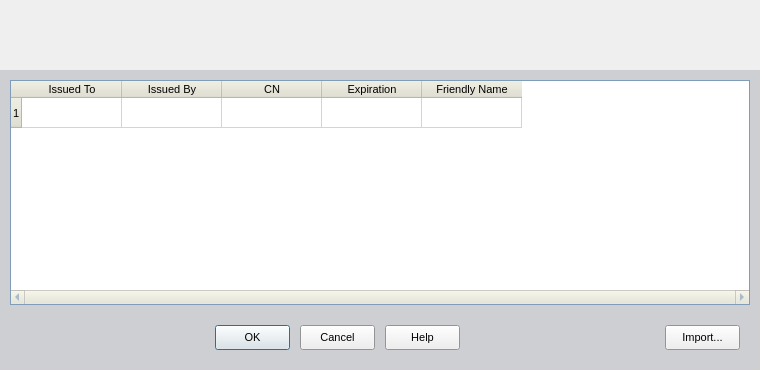
<ui version="4.0" >
 <class>trustedRootCertsDlg</class>
 <widget class="QDialog" name="trustedRootCertsDlg" >
  <property name="geometry" >
   <rect>
    <x>0</x>
    <y>0</y>
    <width>760</width>
    <height>370</height>
   </rect>
  </property>
  <property name="minimumSize" >
   <size>
    <width>760</width>
    <height>370</height>
   </size>
  </property>
  <property name="maximumSize" >
   <size>
    <width>760</width>
    <height>2048</height>
   </size>
  </property>
  <property name="font" >
   <font>
    <pointsize>8</pointsize>
   </font>
  </property>
  <property name="windowTitle" >
   <string>Select a Trusted Root Server Certificate - XSupplicant</string>
  </property>
  <property name="windowIcon" >
   <iconset>icons/prod_color.png</iconset>
  </property>
  <layout class="QGridLayout" >
   <property name="margin" >
    <number>0</number>
   </property>
   <property name="spacing" >
    <number>0</number>
   </property>
   <item row="1" column="0" colspan="2" >
    <widget class="QFrame" name="frame" >
     <property name="minimumSize" >
      <size>
       <width>760</width>
       <height>300</height>
      </size>
     </property>
     <property name="maximumSize" >
      <size>
       <width>760</width>
       <height>2048</height>
      </size>
     </property>
     <property name="palette" >
      <palette>
       <active>
        <colorrole role="Base" >
         <brush brushstyle="SolidPattern" >
          <color alpha="255" >
           <red>255</red>
           <green>255</green>
           <blue>255</blue>
          </color>
         </brush>
        </colorrole>
        <colorrole role="Window" >
         <brush brushstyle="SolidPattern" >
          <color alpha="255" >
           <red>206</red>
           <green>207</green>
           <blue>210</blue>
          </color>
         </brush>
        </colorrole>
       </active>
       <inactive>
        <colorrole role="Base" >
         <brush brushstyle="SolidPattern" >
          <color alpha="255" >
           <red>255</red>
           <green>255</green>
           <blue>255</blue>
          </color>
         </brush>
        </colorrole>
        <colorrole role="Window" >
         <brush brushstyle="SolidPattern" >
          <color alpha="255" >
           <red>206</red>
           <green>207</green>
           <blue>210</blue>
          </color>
         </brush>
        </colorrole>
       </inactive>
       <disabled>
        <colorrole role="Base" >
         <brush brushstyle="SolidPattern" >
          <color alpha="255" >
           <red>206</red>
           <green>207</green>
           <blue>210</blue>
          </color>
         </brush>
        </colorrole>
        <colorrole role="Window" >
         <brush brushstyle="SolidPattern" >
          <color alpha="255" >
           <red>206</red>
           <green>207</green>
           <blue>210</blue>
          </color>
         </brush>
        </colorrole>
       </disabled>
      </palette>
     </property>
     <property name="font" >
      <font>
       <pointsize>8</pointsize>
      </font>
     </property>
     <property name="autoFillBackground" >
      <bool>true</bool>
     </property>
     <property name="frameShape" >
      <enum>QFrame::NoFrame</enum>
     </property>
     <property name="frameShadow" >
      <enum>QFrame::Plain</enum>
     </property>
     <property name="lineWidth" >
      <number>0</number>
     </property>
     <layout class="QVBoxLayout" >
      <property name="margin" >
       <number>10</number>
      </property>
      <property name="spacing" >
       <number>10</number>
      </property>
      <item>
       <widget class="QTableWidget" name="certTableWidget" >
        <property name="sizePolicy" >
         <sizepolicy>
          <hsizetype>0</hsizetype>
          <vsizetype>7</vsizetype>
          <horstretch>0</horstretch>
          <verstretch>0</verstretch>
         </sizepolicy>
        </property>
        <property name="minimumSize" >
         <size>
          <width>740</width>
          <height>220</height>
         </size>
        </property>
        <property name="maximumSize" >
         <size>
          <width>740</width>
          <height>2048</height>
         </size>
        </property>
        <property name="palette" >
         <palette>
          <active>
           <colorrole role="WindowText" >
            <brush brushstyle="SolidPattern" >
             <color alpha="255" >
              <red>127</red>
              <green>157</green>
              <blue>185</blue>
             </color>
            </brush>
           </colorrole>
           <colorrole role="Button" >
            <brush brushstyle="SolidPattern" >
             <color alpha="255" >
              <red>227</red>
              <green>226</green>
              <blue>210</blue>
             </color>
            </brush>
           </colorrole>
           <colorrole role="Base" >
            <brush brushstyle="SolidPattern" >
             <color alpha="255" >
              <red>255</red>
              <green>255</green>
              <blue>255</blue>
             </color>
            </brush>
           </colorrole>
           <colorrole role="Window" >
            <brush brushstyle="SolidPattern" >
             <color alpha="255" >
              <red>255</red>
              <green>255</green>
              <blue>255</blue>
             </color>
            </brush>
           </colorrole>
          </active>
          <inactive>
           <colorrole role="WindowText" >
            <brush brushstyle="SolidPattern" >
             <color alpha="255" >
              <red>127</red>
              <green>157</green>
              <blue>185</blue>
             </color>
            </brush>
           </colorrole>
           <colorrole role="Button" >
            <brush brushstyle="SolidPattern" >
             <color alpha="255" >
              <red>227</red>
              <green>226</green>
              <blue>210</blue>
             </color>
            </brush>
           </colorrole>
           <colorrole role="Base" >
            <brush brushstyle="SolidPattern" >
             <color alpha="255" >
              <red>255</red>
              <green>255</green>
              <blue>255</blue>
             </color>
            </brush>
           </colorrole>
           <colorrole role="Window" >
            <brush brushstyle="SolidPattern" >
             <color alpha="255" >
              <red>255</red>
              <green>255</green>
              <blue>255</blue>
             </color>
            </brush>
           </colorrole>
          </inactive>
          <disabled>
           <colorrole role="WindowText" >
            <brush brushstyle="SolidPattern" >
             <color alpha="255" >
              <red>119</red>
              <green>119</green>
              <blue>119</blue>
             </color>
            </brush>
           </colorrole>
           <colorrole role="Button" >
            <brush brushstyle="SolidPattern" >
             <color alpha="255" >
              <red>227</red>
              <green>226</green>
              <blue>210</blue>
             </color>
            </brush>
           </colorrole>
           <colorrole role="Base" >
            <brush brushstyle="SolidPattern" >
             <color alpha="255" >
              <red>255</red>
              <green>255</green>
              <blue>255</blue>
             </color>
            </brush>
           </colorrole>
           <colorrole role="Window" >
            <brush brushstyle="SolidPattern" >
             <color alpha="255" >
              <red>255</red>
              <green>255</green>
              <blue>255</blue>
             </color>
            </brush>
           </colorrole>
          </disabled>
         </palette>
        </property>
        <property name="autoFillBackground" >
         <bool>true</bool>
        </property>
        <property name="frameShape" >
         <enum>QFrame::Box</enum>
        </property>
        <property name="frameShadow" >
         <enum>QFrame::Plain</enum>
        </property>
        <property name="horizontalScrollBarPolicy" >
         <enum>Qt::ScrollBarAlwaysOn</enum>
        </property>
        <property name="selectionBehavior" >
         <enum>QAbstractItemView::SelectRows</enum>
        </property>
        <property name="sortingEnabled" >
         <bool>true</bool>
        </property>
        <row>
         <property name="text" >
          <string>1</string>
         </property>
        </row>
        <column>
         <property name="text" >
          <string>Issued To</string>
         </property>
        </column>
        <column>
         <property name="text" >
          <string>Issued By</string>
         </property>
        </column>
        <column>
         <property name="text" >
          <string>CN</string>
         </property>
        </column>
        <column>
         <property name="text" >
          <string>Expiration</string>
         </property>
        </column>
        <column>
         <property name="text" >
          <string>Friendly Name</string>
         </property>
        </column>
       </widget>
      </item>
      <item>
       <layout class="QHBoxLayout" >
        <property name="margin" >
         <number>10</number>
        </property>
        <property name="spacing" >
         <number>10</number>
        </property>
        <item>
         <spacer>
          <property name="orientation" >
           <enum>Qt::Horizontal</enum>
          </property>
          <property name="sizeHint" >
           <size>
            <width>40</width>
            <height>20</height>
           </size>
          </property>
         </spacer>
        </item>
        <item>
         <widget class="QPushButton" name="okBtn" >
          <property name="sizePolicy" >
           <sizepolicy>
            <hsizetype>0</hsizetype>
            <vsizetype>0</vsizetype>
            <horstretch>0</horstretch>
            <verstretch>0</verstretch>
           </sizepolicy>
          </property>
          <property name="minimumSize" >
           <size>
            <width>75</width>
            <height>25</height>
           </size>
          </property>
          <property name="maximumSize" >
           <size>
            <width>75</width>
            <height>25</height>
           </size>
          </property>
          <property name="font" >
           <font>
            <pointsize>8</pointsize>
           </font>
          </property>
          <property name="text" >
           <string>OK</string>
          </property>
          <property name="shortcut" >
           <string>Ctrl+O</string>
          </property>
          <property name="default" >
           <bool>true</bool>
          </property>
         </widget>
        </item>
        <item>
         <widget class="QPushButton" name="cancelBtn" >
          <property name="sizePolicy" >
           <sizepolicy>
            <hsizetype>0</hsizetype>
            <vsizetype>0</vsizetype>
            <horstretch>0</horstretch>
            <verstretch>0</verstretch>
           </sizepolicy>
          </property>
          <property name="minimumSize" >
           <size>
            <width>75</width>
            <height>25</height>
           </size>
          </property>
          <property name="maximumSize" >
           <size>
            <width>75</width>
            <height>25</height>
           </size>
          </property>
          <property name="font" >
           <font>
            <pointsize>8</pointsize>
           </font>
          </property>
          <property name="text" >
           <string>Cancel</string>
          </property>
          <property name="shortcut" >
           <string>Ctrl+C</string>
          </property>
         </widget>
        </item>
        <item>
         <widget class="QPushButton" name="helpBtn" >
          <property name="sizePolicy" >
           <sizepolicy>
            <hsizetype>0</hsizetype>
            <vsizetype>0</vsizetype>
            <horstretch>0</horstretch>
            <verstretch>0</verstretch>
           </sizepolicy>
          </property>
          <property name="minimumSize" >
           <size>
            <width>75</width>
            <height>25</height>
           </size>
          </property>
          <property name="maximumSize" >
           <size>
            <width>75</width>
            <height>25</height>
           </size>
          </property>
          <property name="font" >
           <font>
            <pointsize>8</pointsize>
           </font>
          </property>
          <property name="text" >
           <string>Help</string>
          </property>
          <property name="shortcut" >
           <string>Ctrl+H</string>
          </property>
          <property name="autoDefault" >
           <bool>false</bool>
          </property>
         </widget>
        </item>
        <item>
         <spacer>
          <property name="orientation" >
           <enum>Qt::Horizontal</enum>
          </property>
          <property name="sizeHint" >
           <size>
            <width>161</width>
            <height>25</height>
           </size>
          </property>
         </spacer>
        </item>
        <item>
         <widget class="QPushButton" name="importBtn" >
          <property name="sizePolicy" >
           <sizepolicy>
            <hsizetype>0</hsizetype>
            <vsizetype>0</vsizetype>
            <horstretch>0</horstretch>
            <verstretch>0</verstretch>
           </sizepolicy>
          </property>
          <property name="minimumSize" >
           <size>
            <width>75</width>
            <height>25</height>
           </size>
          </property>
          <property name="maximumSize" >
           <size>
            <width>75</width>
            <height>25</height>
           </size>
          </property>
          <property name="text" >
           <string>Import...</string>
          </property>
         </widget>
        </item>
       </layout>
      </item>
     </layout>
    </widget>
   </item>
   <item row="0" column="1" >
    <widget class="QLabel" name="uiBannerGraphicRight" >
     <property name="sizePolicy" >
      <sizepolicy>
       <hsizetype>0</hsizetype>
       <vsizetype>0</vsizetype>
       <horstretch>0</horstretch>
       <verstretch>0</verstretch>
      </sizepolicy>
     </property>
     <property name="minimumSize" >
      <size>
       <width>450</width>
       <height>70</height>
      </size>
     </property>
     <property name="maximumSize" >
      <size>
       <width>450</width>
       <height>70</height>
      </size>
     </property>
     <property name="lineWidth" >
      <number>0</number>
     </property>
     <property name="text" >
      <string/>
     </property>
     <property name="pixmap" >
      <pixmap>images/banner_right.png</pixmap>
     </property>
    </widget>
   </item>
   <item row="0" column="0" >
    <widget class="QLabel" name="uiBannerGraphicLeft" >
     <property name="sizePolicy" >
      <sizepolicy>
       <hsizetype>0</hsizetype>
       <vsizetype>0</vsizetype>
       <horstretch>0</horstretch>
       <verstretch>0</verstretch>
      </sizepolicy>
     </property>
     <property name="minimumSize" >
      <size>
       <width>310</width>
       <height>70</height>
      </size>
     </property>
     <property name="maximumSize" >
      <size>
       <width>310</width>
       <height>70</height>
      </size>
     </property>
     <property name="lineWidth" >
      <number>0</number>
     </property>
     <property name="text" >
      <string/>
     </property>
     <property name="pixmap" >
      <pixmap>images/banner_left.png</pixmap>
     </property>
    </widget>
   </item>
  </layout>
 </widget>
 <resources/>
 <connections/>
</ui>
